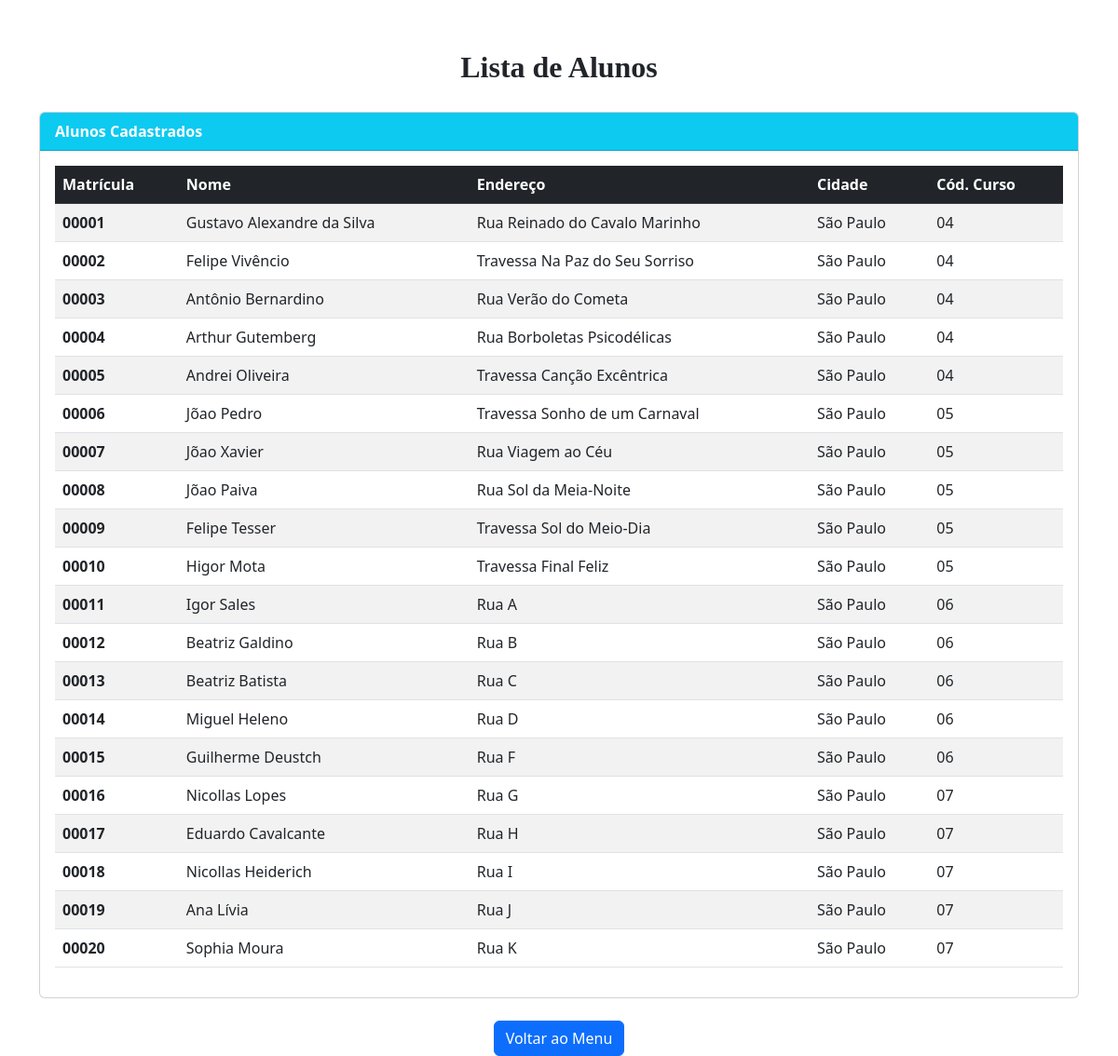
Page /listar_Alunos.php on the committed database.
### tables this page shows
CREATE TABLE `alunos` (
  `matricula` varchar(5) NOT NULL,
  `nome` varchar(50) NOT NULL,
  `endereco` varchar(50) NOT NULL,
  `cidade` varchar(30) NOT NULL,
  `codcurso` char(2) NOT NULL
);

### listar_Alunos.php (the view, shortened to what this page needs)
<?php
include_once 'Alunos.php';
$aluno = new Alunos();
$alunos = $aluno->listar();
?>
<!DOCTYPE html>
<html lang="pt-br">
<head>
    <link href="https://cdn.jsdelivr.net/npm/bootstrap@5.3.0/dist/css/bootstrap.min.css" rel="stylesheet">
</head>
<body>
<div class="container mt-5">
    <center><font face="Century Gothic" size="6"><b>Lista de Alunos</b></font></center>
    <br>
    <div class="card">
        <div class="card-header bg-info text-white">
            <b>Alunos Cadastrados</b>
        </div>
        <div class="card-body">
            <table class="table table-striped table-hover">
                <thead class="table-dark">
                    <tr>
                        <th>Matrícula</th>
                        <th>Nome</th>
                        <th>Endereço</th>
                        <th>Cidade</th>
                        <th>Cód. Curso</th>
                    </tr>
                </thead>
                <tbody>
                    <?php foreach ($alunos as $a): ?>
                    <tr>
                        <td><b><?= $a['matricula'] ?></b></td>
                        <td><?= $a['nome'] ?></td>
                        <td><?= $a['endereco'] ?></td>
                        <td><?= $a['cidade'] ?></td>
                        <td><?= $a['codcurso'] ?></td>
                    </tr>
                    <?php endforeach; ?>
                </tbody>
            </table>
        </div>
    </div>
    <center class="mt-4">
        <a href="menu.php" class="btn btn-primary">Voltar ao Menu</a>
    </center>
</div>
</body>
</html>

### Conectar.php (shortened to what this page needs)
<!DOCTYPE html>
<html lang="en">
<head>
    <link href="https://cdn.jsdelivr.net/npm/bootstrap@5.3.0/dist/css/bootstrap.min.css" rel="stylesheet">
</head>
<body>
</body>
</html>

### Alunos.php (shortened to what this page needs)
<?php
include_once 'Conectar.php';
class Alunos
{
    public function listar()
    {
        try {
            @$sql = $this->$conn->query("SELECT * FROM alunos order by matricula");
            $sql->execute();
            return $sql->fetchAll();
        } catch (PDOException $e) {
            echo "Erro ao listar alunos: " . $e->getMessage();
            return [];
        }
    }
}
?>
<!DOCTYPE html>
<html lang="en">
<head>
    <link href="https://cdn.jsdelivr.net/npm/bootstrap@5.3.0/dist/css/bootstrap.min.css" rel="stylesheet">
</head>
<body>
</body>
</html>

### rows in the picture
alunos: matricula "00001", nome "Gustavo Alexandre da Silva", endereco "Rua Reinado do Cavalo Marinho", cidade "São Paulo", codcurso "04"
alunos: matricula "00002", nome "Felipe Vivêncio", endereco "Travessa Na Paz do Seu Sorriso", cidade "São Paulo", codcurso "04"
alunos: matricula "00003", nome "Antônio Bernardino", endereco "Rua Verão do Cometa", cidade "São Paulo", codcurso "04"
alunos: matricula "00004", nome "Arthur Gutemberg", endereco "Rua Borboletas Psicodélicas", cidade "São Paulo", codcurso "04"
alunos: matricula "00005", nome "Andrei Oliveira", endereco "Travessa Canção Excêntrica", cidade "São Paulo", codcurso "04"
alunos: matricula "00006", nome "Jõao Pedro", endereco "Travessa Sonho de um Carnaval", cidade "São Paulo", codcurso "05"
alunos: matricula "00007", nome "Jõao Xavier", endereco "Rua Viagem ao Céu", cidade "São Paulo", codcurso "05"
alunos: matricula "00008", nome "Jõao Paiva", endereco "Rua Sol da Meia-Noite", cidade "São Paulo", codcurso "05"
alunos: matricula "00009", nome "Felipe Tesser", endereco "Travessa Sol do Meio-Dia", cidade "São Paulo", codcurso "05"
alunos: matricula "00010", nome "Higor Mota", endereco "Travessa Final Feliz", cidade "São Paulo", codcurso "05"
alunos: matricula "00011", nome "Igor Sales", endereco "Rua A", cidade "São Paulo", codcurso "06"
alunos: matricula "00012", nome "Beatriz Galdino", endereco "Rua B", cidade "São Paulo", codcurso "06"
alunos: matricula "00013", nome "Beatriz Batista", endereco "Rua C", cidade "São Paulo", codcurso "06"
alunos: matricula "00014", nome "Miguel Heleno", endereco "Rua D", cidade "São Paulo", codcurso "06"
alunos: matricula "00015", nome "Guilherme Deustch", endereco "Rua F", cidade "São Paulo", codcurso "06"
alunos: matricula "00016", nome "Nicollas Lopes", endereco "Rua G", cidade "São Paulo", codcurso "07"
alunos: matricula "00017", nome "Eduardo Cavalcante", endereco "Rua H", cidade "São Paulo", codcurso "07"
alunos: matricula "00018", nome "Nicollas Heiderich", endereco "Rua I", cidade "São Paulo", codcurso "07"
alunos: matricula "00019", nome "Ana Lívia", endereco "Rua J", cidade "São Paulo", codcurso "07"
alunos: matricula "00020", nome "Sophia Moura", endereco "Rua K", cidade "São Paulo", codcurso "07"
